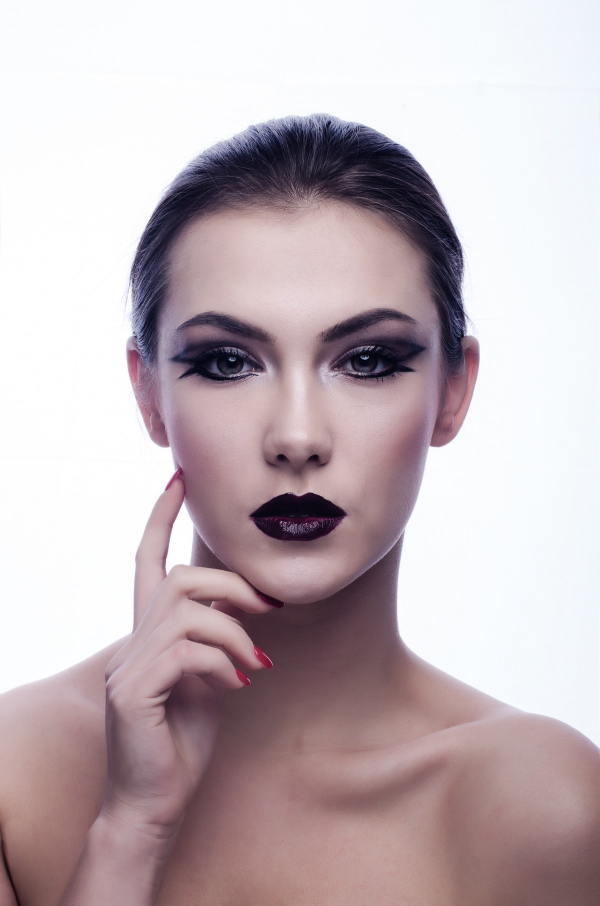
#> input picture face.jpg, 1200 x 1811 px (shown at 1/2 size)
$ python CW2_task4.py
#> lines starting #> are read from the running program, lines starting #| are printed output that depends on the picture; after the words box and inside, x2 and y2 are one past the last pixel; in counts of white or black regions, pixels touching at a corner belong together
# -*- coding: utf-8 -*-
"""

Notes:
    based on Poisson Image Editing by Patrick Perez, Michel Gangnet, Andrew Blake
"""

from skimage import draw as d
from skimage import io
import numpy as np
import cv2
import matplotlib.pyplot as plt
from skimage import feature

points = []

def createPolygon(img):
    """
    adapted from
    https://www.geeksforgeeks.org/displaying-the-coordinates-of-the-points-clicked-on-the-image-using-python-opencv/

    Gets user input via a ui where the user and click on an image and
    outputs the coordinates of the clicked on points as a list.
    """

    cv2.imshow('image', img)
    cv2.setMouseCallback('image', getPoint)
    cv2.waitKey(0)
    cv2.destroyAllWindows()

    return points

def getPolygon(img, points):
    """
    gets a polygon mask, image and the polygons perimeter from a set of points
    and an image.
    """

    mask = d.polygon2mask(img.shape, points)

    points = np.array(points)
    x,y = d.polygon_perimeter(points[..., 0], points[..., 1], shape=img.shape, clip=True)
    perimeter = np.zeros(img.shape)
    perimeter[x, y] = 1

    mask = ((mask) | (perimeter).astype(dtype=bool))
    Oimg = (img*mask)

    return mask, Oimg, perimeter

# [118 lines left out: functions getGradients, getSumFQ, getParams, solveLinearEqs, makeNewImage, getPoint, not called in this run]


if __name__ == "__main__":
    print("running...")

    #open and resize images
    img1 = cv2.imread('face.jpg')
#> img1 is the input picture: shape (1811, 1200, 3); mean B, G, R 184.9, 180.3, 194.3

    img1 = cv2.resize(img1, (250, 400), interpolation = cv2.INTER_AREA)
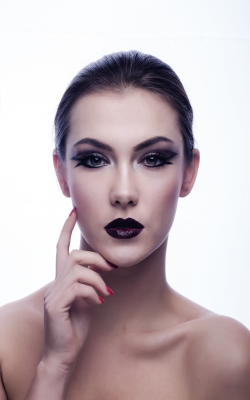
#> img1: shape (400, 250, 3); mean B, G, R 184.9, 180.3, 194.3

    #img2 = cv2.imread('text1.jpg')

    #img2 = cv2.resize(img2, (250, 250), interpolation = cv2.INTER_AREA)

    #get user input poygon making sure its not too big for computers memory
    p = createPolygon(img1)
#> p = []

    canny = feature.canny(cv2.cvtColor(img1, cv2.COLOR_BGR2GRAY), sigma=1)
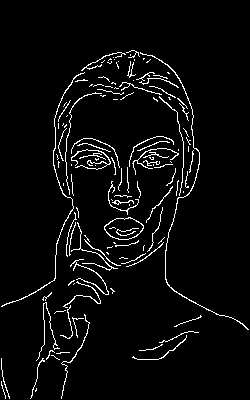
#> canny: shape (400, 250) bool; 4.4% white in thin lines or dots, all inside (x1, y1, x2, y2) = (1, 50, 249, 399)

    #plt.imshow(canny, cmap="gray")
    #plt.show()
    #img2 = cv2.cvtColor(img2, cv2.COLOR_BGR2RGB).astype(np.float64)/255.
    img1 = cv2.cvtColor(img1, cv2.COLOR_BGR2RGB).astype(np.float64)/255.
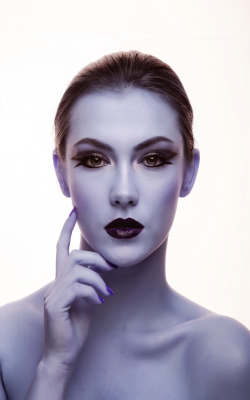
#> img1: shape (400, 250, 3) float64; mean B, G, R 0.762, 0.707, 0.725

    #process image for each colour channel
    #imgs2 = [img2[:, :, 0], img2[:, :, 1], img2[:, :, 2]]
    imgs1 = [img1[:, :, 0], img1[:, :, 1], img1[:, :, 2]]

    output = np.zeros(img1.shape)

    #get masks perimeters and image cutout
#> (the run stopped early here; a loop or call above may not have finished)

$ run again, with pear.jpg copied over face.jpg
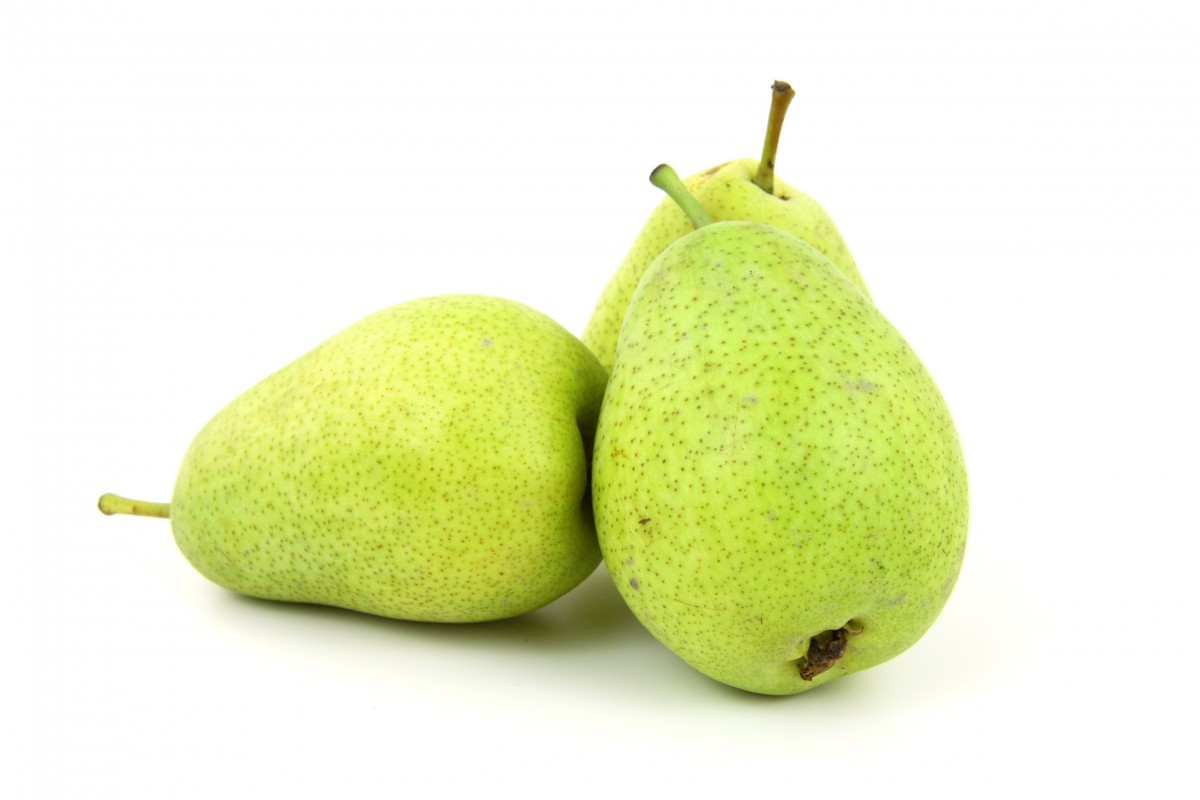
#> input picture pear.jpg, 1200 x 800 px
#> img1 is the input picture: shape (800, 1200, 3); mean B, G, R 202.4, 240.8, 235.4
#> p = []
#> `canny = feature.canny(cv2.cvtColor(img1, cv2.COLOR_BGR2GRAY), sigma=1)`:
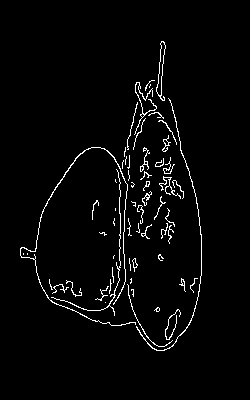
#> canny: shape (400, 250) bool; 2.8% white in thin lines or dots, all inside (x1, y1, x2, y2) = (20, 41, 202, 351)
#> `img1 = cv2.cvtColor(img1, cv2.COLOR_BGR2RGB).astype(np.float64)/255.`:
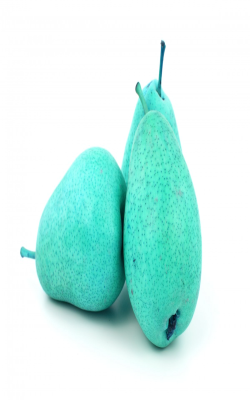
#> img1: shape (400, 250, 3) float64; mean B, G, R 0.923, 0.944, 0.794
